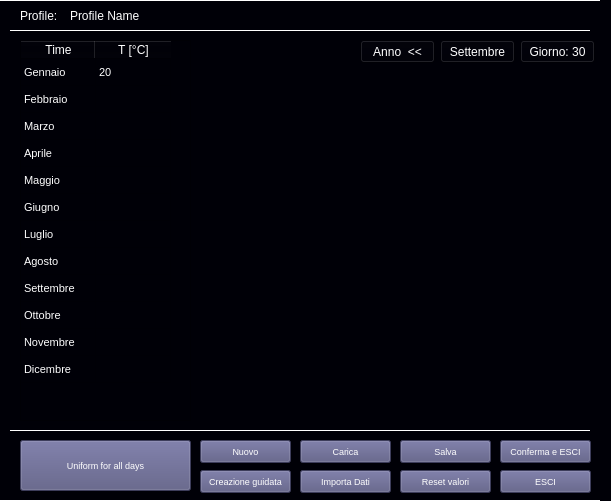
<?xml version="1.0" encoding="UTF-8"?>
<ui version="4.0">
 <class>MainWindow</class>
 <widget class="QMainWindow" name="MainWindow">
  <property name="geometry">
   <rect>
    <x>0</x>
    <y>0</y>
    <width>611</width>
    <height>501</height>
   </rect>
  </property>
  <property name="windowTitle">
   <string>MainWindow</string>
  </property>
  <property name="styleSheet">
   <string notr="true">background-color: rgb(0, 0, 7);
color: rgb(255, 255, 255);</string>
  </property>
  <widget class="QWidget" name="centralwidget">
   <widget class="QLabel" name="profile_cap_LBL">
    <property name="geometry">
     <rect>
      <x>20</x>
      <y>5</y>
      <width>41</width>
      <height>21</height>
     </rect>
    </property>
    <property name="font">
     <font>
      <pointsize>9</pointsize>
     </font>
    </property>
    <property name="text">
     <string>Profile:</string>
    </property>
   </widget>
   <widget class="QWidget" name="plt_WGT" native="true">
    <property name="geometry">
     <rect>
      <x>190</x>
      <y>70</y>
      <width>411</width>
      <height>361</height>
     </rect>
    </property>
   </widget>
   <widget class="QTableWidget" name="profile_TW">
    <property name="geometry">
     <rect>
      <x>20</x>
      <y>40</y>
      <width>171</width>
      <height>381</height>
     </rect>
    </property>
    <property name="font">
     <font>
      <family>MS Shell Dlg 2</family>
      <pointsize>8</pointsize>
     </font>
    </property>
    <property name="styleSheet">
     <string notr="true">color: rgb(255, 255, 255);</string>
    </property>
    <property name="horizontalScrollBarPolicy">
     <enum>Qt::ScrollBarAlwaysOff</enum>
    </property>
    <attribute name="horizontalHeaderVisible">
     <bool>true</bool>
    </attribute>
    <attribute name="horizontalHeaderDefaultSectionSize">
     <number>75</number>
    </attribute>
    <attribute name="verticalHeaderVisible">
     <bool>false</bool>
    </attribute>
    <attribute name="verticalHeaderDefaultSectionSize">
     <number>27</number>
    </attribute>
    <attribute name="verticalHeaderHighlightSections">
     <bool>false</bool>
    </attribute>
    <row>
     <property name="text">
      <string>New Row</string>
     </property>
    </row>
    <row>
     <property name="text">
      <string>New Row</string>
     </property>
    </row>
    <row>
     <property name="text">
      <string>New Row</string>
     </property>
    </row>
    <row>
     <property name="text">
      <string>New Row</string>
     </property>
    </row>
    <row>
     <property name="text">
      <string>New Row</string>
     </property>
    </row>
    <row>
     <property name="text">
      <string>New Row</string>
     </property>
    </row>
    <row>
     <property name="text">
      <string>New Row</string>
     </property>
    </row>
    <row>
     <property name="text">
      <string>New Row</string>
     </property>
    </row>
    <row>
     <property name="text">
      <string>New Row</string>
     </property>
    </row>
    <row>
     <property name="text">
      <string>New Row</string>
     </property>
    </row>
    <row>
     <property name="text">
      <string>New Row</string>
     </property>
    </row>
    <row>
     <property name="text">
      <string>New Row</string>
     </property>
    </row>
    <column>
     <property name="text">
      <string>Time</string>
     </property>
     <property name="textAlignment">
      <set>AlignCenter</set>
     </property>
    </column>
    <column>
     <property name="text">
      <string>T [°C]</string>
     </property>
     <property name="textAlignment">
      <set>AlignCenter</set>
     </property>
    </column>
    <item row="0" column="0">
     <property name="text">
      <string>Gennaio</string>
     </property>
    </item>
    <item row="0" column="1">
     <property name="text">
      <string>20</string>
     </property>
    </item>
    <item row="1" column="0">
     <property name="text">
      <string>Febbraio</string>
     </property>
    </item>
    <item row="2" column="0">
     <property name="text">
      <string>Marzo</string>
     </property>
    </item>
    <item row="3" column="0">
     <property name="text">
      <string>Aprile</string>
     </property>
    </item>
    <item row="4" column="0">
     <property name="text">
      <string>Maggio</string>
     </property>
    </item>
    <item row="5" column="0">
     <property name="text">
      <string>Giugno</string>
     </property>
    </item>
    <item row="6" column="0">
     <property name="text">
      <string>Luglio</string>
     </property>
    </item>
    <item row="7" column="0">
     <property name="text">
      <string>Agosto</string>
     </property>
    </item>
    <item row="8" column="0">
     <property name="text">
      <string>Settembre</string>
     </property>
    </item>
    <item row="9" column="0">
     <property name="text">
      <string>Ottobre</string>
     </property>
    </item>
    <item row="10" column="0">
     <property name="text">
      <string>Novembre</string>
     </property>
    </item>
    <item row="11" column="0">
     <property name="text">
      <string>Dicembre</string>
     </property>
    </item>
   </widget>
   <widget class="QPushButton" name="step_BTN">
    <property name="geometry">
     <rect>
      <x>20</x>
      <y>440</y>
      <width>171</width>
      <height>51</height>
     </rect>
    </property>
    <property name="font">
     <font>
      <pointsize>7</pointsize>
     </font>
    </property>
    <property name="styleSheet">
     <string notr="true">background-color: rgb(85, 85, 127);</string>
    </property>
    <property name="text">
     <string>Uniform for all days</string>
    </property>
   </widget>
   <widget class="QPushButton" name="load_BTN">
    <property name="geometry">
     <rect>
      <x>300</x>
      <y>440</y>
      <width>91</width>
      <height>23</height>
     </rect>
    </property>
    <property name="font">
     <font>
      <pointsize>7</pointsize>
     </font>
    </property>
    <property name="styleSheet">
     <string notr="true">background-color: rgb(85, 85, 127);</string>
    </property>
    <property name="text">
     <string>Carica</string>
    </property>
   </widget>
   <widget class="QPushButton" name="new_BTN">
    <property name="geometry">
     <rect>
      <x>200</x>
      <y>440</y>
      <width>91</width>
      <height>23</height>
     </rect>
    </property>
    <property name="font">
     <font>
      <pointsize>7</pointsize>
     </font>
    </property>
    <property name="styleSheet">
     <string notr="true">background-color: rgb(85, 85, 127);</string>
    </property>
    <property name="text">
     <string>Nuovo</string>
    </property>
   </widget>
   <widget class="QPushButton" name="reset_BTN">
    <property name="geometry">
     <rect>
      <x>400</x>
      <y>470</y>
      <width>91</width>
      <height>23</height>
     </rect>
    </property>
    <property name="font">
     <font>
      <pointsize>7</pointsize>
     </font>
    </property>
    <property name="styleSheet">
     <string notr="true">background-color: rgb(85, 85, 127);</string>
    </property>
    <property name="text">
     <string>Reset valori</string>
    </property>
   </widget>
   <widget class="QPushButton" name="save_BTN">
    <property name="geometry">
     <rect>
      <x>400</x>
      <y>440</y>
      <width>91</width>
      <height>23</height>
     </rect>
    </property>
    <property name="font">
     <font>
      <pointsize>7</pointsize>
     </font>
    </property>
    <property name="styleSheet">
     <string notr="true">background-color: rgb(85, 85, 127);</string>
    </property>
    <property name="text">
     <string>Salva</string>
    </property>
   </widget>
   <widget class="QLabel" name="profile_LBL">
    <property name="geometry">
     <rect>
      <x>70</x>
      <y>5</y>
      <width>521</width>
      <height>21</height>
     </rect>
    </property>
    <property name="font">
     <font>
      <pointsize>9</pointsize>
     </font>
    </property>
    <property name="text">
     <string>Profile Name</string>
    </property>
   </widget>
   <widget class="Line" name="elem_name_LN">
    <property name="geometry">
     <rect>
      <x>10</x>
      <y>30</y>
      <width>580</width>
      <height>1</height>
     </rect>
    </property>
    <property name="styleSheet">
     <string notr="true">background-color: rgb(255, 255, 255);</string>
    </property>
    <property name="lineWidth">
     <number>1</number>
    </property>
    <property name="orientation">
     <enum>Qt::Horizontal</enum>
    </property>
   </widget>
   <widget class="Line" name="top_LN">
    <property name="geometry">
     <rect>
      <x>0</x>
      <y>0</y>
      <width>600</width>
      <height>1</height>
     </rect>
    </property>
    <property name="styleSheet">
     <string notr="true">background-color: rgb(255, 255, 255);</string>
    </property>
    <property name="lineWidth">
     <number>1</number>
    </property>
    <property name="orientation">
     <enum>Qt::Horizontal</enum>
    </property>
   </widget>
   <widget class="Line" name="bottom_LN">
    <property name="geometry">
     <rect>
      <x>0</x>
      <y>500</y>
      <width>600</width>
      <height>1</height>
     </rect>
    </property>
    <property name="styleSheet">
     <string notr="true">background-color: rgb(255, 255, 255);</string>
    </property>
    <property name="lineWidth">
     <number>1</number>
    </property>
    <property name="orientation">
     <enum>Qt::Horizontal</enum>
    </property>
   </widget>
   <widget class="QPushButton" name="year_BTN">
    <property name="geometry">
     <rect>
      <x>360</x>
      <y>40</y>
      <width>75</width>
      <height>23</height>
     </rect>
    </property>
    <property name="styleSheet">
     <string notr="true"/>
    </property>
    <property name="text">
     <string>Anno  &lt;&lt;</string>
    </property>
   </widget>
   <widget class="QPushButton" name="month_BTN">
    <property name="geometry">
     <rect>
      <x>440</x>
      <y>40</y>
      <width>75</width>
      <height>23</height>
     </rect>
    </property>
    <property name="styleSheet">
     <string notr="true"/>
    </property>
    <property name="text">
     <string>Settembre</string>
    </property>
   </widget>
   <widget class="QPushButton" name="day_BTN">
    <property name="geometry">
     <rect>
      <x>520</x>
      <y>40</y>
      <width>75</width>
      <height>23</height>
     </rect>
    </property>
    <property name="styleSheet">
     <string notr="true"/>
    </property>
    <property name="text">
     <string>Giorno: 30</string>
    </property>
   </widget>
   <widget class="QPushButton" name="import_BTN">
    <property name="geometry">
     <rect>
      <x>300</x>
      <y>470</y>
      <width>91</width>
      <height>23</height>
     </rect>
    </property>
    <property name="font">
     <font>
      <pointsize>7</pointsize>
     </font>
    </property>
    <property name="styleSheet">
     <string notr="true">background-color: rgb(85, 85, 127);</string>
    </property>
    <property name="text">
     <string>Importa Dati</string>
    </property>
   </widget>
   <widget class="QPushButton" name="confirm_BTN">
    <property name="geometry">
     <rect>
      <x>500</x>
      <y>440</y>
      <width>91</width>
      <height>23</height>
     </rect>
    </property>
    <property name="font">
     <font>
      <pointsize>7</pointsize>
     </font>
    </property>
    <property name="styleSheet">
     <string notr="true">background-color: rgb(85, 85, 127);</string>
    </property>
    <property name="text">
     <string>Conferma e ESCI</string>
    </property>
   </widget>
   <widget class="QPushButton" name="exit_BTN">
    <property name="geometry">
     <rect>
      <x>500</x>
      <y>470</y>
      <width>91</width>
      <height>23</height>
     </rect>
    </property>
    <property name="font">
     <font>
      <pointsize>7</pointsize>
     </font>
    </property>
    <property name="styleSheet">
     <string notr="true">background-color: rgb(85, 85, 127);</string>
    </property>
    <property name="text">
     <string>ESCI</string>
    </property>
   </widget>
   <widget class="Line" name="elem_name_LN_2">
    <property name="geometry">
     <rect>
      <x>10</x>
      <y>430</y>
      <width>580</width>
      <height>1</height>
     </rect>
    </property>
    <property name="styleSheet">
     <string notr="true">background-color: rgb(255, 255, 255);</string>
    </property>
    <property name="lineWidth">
     <number>1</number>
    </property>
    <property name="orientation">
     <enum>Qt::Horizontal</enum>
    </property>
   </widget>
   <widget class="QPushButton" name="clear_BTN">
    <property name="geometry">
     <rect>
      <x>200</x>
      <y>470</y>
      <width>91</width>
      <height>23</height>
     </rect>
    </property>
    <property name="font">
     <font>
      <pointsize>7</pointsize>
     </font>
    </property>
    <property name="styleSheet">
     <string notr="true">background-color: rgb(85, 85, 127);</string>
    </property>
    <property name="text">
     <string>Creazione guidata</string>
    </property>
   </widget>
  </widget>
 </widget>
 <resources/>
 <connections/>
</ui>
